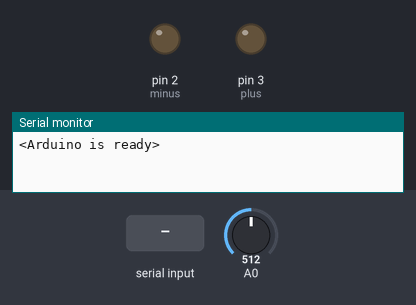
Bench run of a sketch on a simulated Arduino Uno, built with avr-gcc and run on an emulated ATmega328P. On the bench: output pins drawn as LEDs (lit = HIGH), the last lines printed to the serial monitor. The inputs (shaded band) are chosen by the test bench; at power-on: A0 = 512.

Above: at 1.2 s.
1.3 s: "<setBlinds,1>" received over Serial
At 2.3 s:
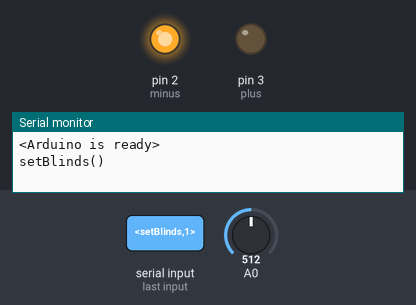
2.8 s: A0 set to 7
4.3 s: A0 set to 4
At 4.8 s:
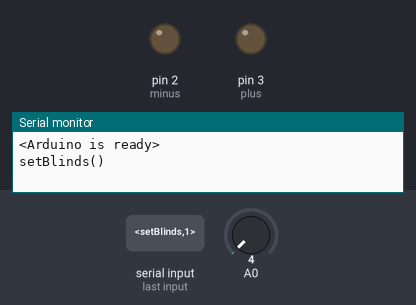
Timing chart, 0 to 7.3 s (numbered marks = the images above; inputs shaded):
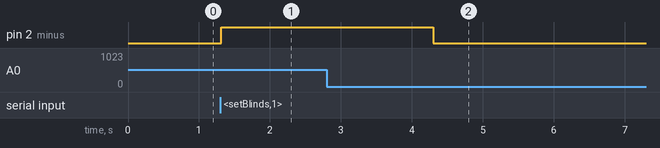

Measured:
- the behaviour switches between 6 and 5 on A0 (found by bisection; images 1 and 2)
- after the input at 1.3 s, pin 2 (minus): LOW → HIGH at once
- after the input at 2.8 s, every drawn part: stays the same
- after the input at 4.3 s, pin 2 (minus): HIGH → LOW at once

The sketch:

blinds.ino
```cpp
#include <math.h>

/*---GLOBAL VARIABELS---*/
const byte buffSize = 40;
char inputBuffer[buffSize];
char messageFromPC[buffSize] = {0};
const char startMarker = '<';
const char endMarker = '>';
unsigned long arguments[5];
byte bytesRecvd = 0;
boolean readInProgress = false;
boolean newDataFromPC = false;
int tolerance = 5;
int plus = 3;
int minus = 2;
unsigned long setpoint = 0;
int feedbackPot;


/*---FUNCTION DECLARATION---*/
void callFunction();
void clearMessage();
void getDataFromPC();
void parseData();
void replyToPC();
int readPot();
void setBlinds(int, unsigned long);
unsigned long updateSetpoint(unsigned long);

void setup() {
  pinMode(plus, OUTPUT); //Nedre på motorn
  pinMode(minus, OUTPUT); // Övre på motorn
  feedbackPot = readPot();
  setpoint = feedbackPot;
  Serial.begin(9600);
  Serial.println("<Arduino is ready>");
}

void loop() {
  // put your main code here, to run repeatedly:
  getDataFromPC();
  callFunction();
}

// read message from serial port (USB)
void getDataFromPC() {
  // receive data from PC and save it into inputBuffer

  if (Serial.available() > 0) {

    char _x = Serial.read();

    // the order of these IF clauses is significant

    if (_x == endMarker) {
      readInProgress = false;
      newDataFromPC = true;
      inputBuffer[bytesRecvd] = 0;
      parseData();
    }

    if (readInProgress) {
      inputBuffer[bytesRecvd] = _x;
      bytesRecvd ++;
      if (bytesRecvd == buffSize) {
        bytesRecvd = buffSize - 1;
      }
    }

    if (_x == startMarker) {
      bytesRecvd = 0;
      readInProgress = true;
    }
  }
}

// parse the incoming data
void parseData() {
  // split the data into its parts
  char * _strtokIndx; // this is used by strtok() as an index
  int _numberOfArg = 0;

  _strtokIndx = strtok(inputBuffer, ",");     // get the first part - the string
  strcpy(messageFromPC, _strtokIndx);

  _strtokIndx = strtok(NULL, ",");
  _numberOfArg = atoi(_strtokIndx);

  for (int i = 0; i < _numberOfArg; i++) {
    _strtokIndx = strtok(NULL, ",");
    arguments[i] = atol(_strtokIndx);     // convert this part to an long
  }
}

// call funqtion reqursted by the incoming data
void callFunction() {
  if (strcmp(messageFromPC, "setBlinds") == 0) {
    setBlinds(updateSetpoint(arguments[0]), arguments[1]);
    clearMessage();
  }

  if (strcmp(messageFromPC, "getBlinds") == 0) {
    replyToPC();
    clearMessage();
  }
}
// update an integer (setpoint) via a formula
unsigned long updateSetpoint(unsigned long incomingSetpoint) {
  unsigned long _setpoint = 0;
  if (incomingSetpoint >= 0 and incomingSetpoint <= 1023 and newDataFromPC) {
    _setpoint = sin(3.14 * incomingSetpoint / 1900) * incomingSetpoint; //= incomingSetpoint;
  }
  return _setpoint;
}

// read the analog value of A0 (feedbackpot)
int readPot() {
  int _feedbackPot = analogRead(A0);
  return _feedbackPot;
}

// set te blinds to the requested value (during the requested time)
void setBlinds(int setpoint, unsigned long time_) {
  Serial.println("setBlinds()");
  int _startPoint = readPot();
  int _steps = 20;
  unsigned long _delayTime = time_ / abs((_startPoint - setpoint) / 20);
  unsigned long _curMillis = millis();
  unsigned long _startTime = _curMillis;

  if (time_ == 0) {
    while (feedbackPot < setpoint - tolerance || feedbackPot > setpoint + tolerance) {
      feedbackPot = readPot();
      if (feedbackPot < setpoint - tolerance) {
        digitalWrite(plus, HIGH);
        digitalWrite(minus, LOW);
      }

      else if (feedbackPot > setpoint + tolerance) {
        digitalWrite(plus, LOW);
        digitalWrite(minus, HIGH);
      }

      if (Serial.read() == '#') {
        break;
      }
    }
    digitalWrite(plus, LOW);
    digitalWrite(minus, LOW);
  }

  else if (time_ > 0) { //GÅR EJ GENOM TRANSFORM!!!
    bool loopBreaker = false;
    while (_curMillis - _startTime <= time_ && loopBreaker == false) {
      if (_startPoint < setpoint) {
        _startPoint = _startPoint + _steps;
      }

      if (_startPoint > setpoint) {
        _startPoint = _startPoint - _steps;
      }

      while (feedbackPot < sin(3.14 * _startPoint / 1900) * _startPoint - tolerance || feedbackPot > sin(3.14 * _startPoint / 1900) * _startPoint + tolerance) {
        feedbackPot = readPot();
        if (feedbackPot < sin(3.14 * _startPoint / 1900) * _startPoint - tolerance) {
          digitalWrite(plus, HIGH);
          digitalWrite(minus, LOW);
        }

        else if (feedbackPot > sin(3.14 * _startPoint / 1900) * _startPoint + tolerance) {
          digitalWrite(plus, LOW);
          digitalWrite(minus, HIGH);
        }

        if (Serial.read() == '#') {
          loopBreaker = true;
          break;
        }
      }
      digitalWrite(plus, LOW);
      digitalWrite(minus, LOW);

      delay(_delayTime);
      _curMillis = millis();
    }

  }

}

// send data back to the controller via the srial port (USB)
void replyToPC() {
  int _feedbackPot = readPot();

  if (newDataFromPC) {
    newDataFromPC = false;
    Serial.print("<setpoint ");
    Serial.print(setpoint);
    Serial.print(" feedbackPot ");
    Serial.print(_feedbackPot);
    Serial.println(">");
  }
}

// clear the variable messageFromPC
void clearMessage() {
  for (int i = 0; i < sizeof(messageFromPC); i++) {
    messageFromPC[i] = (char)0;
  }
}
```
